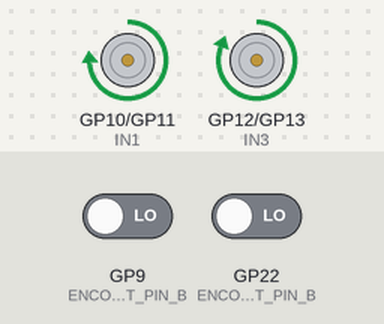
Recording of a sketch running on a simulated Raspberry Pi Pico. Parts: motor-driver pin pairs drawn as motors (green arrow = first pin HIGH = forward, orange = second pin HIGH = backward, longer = more drive, scaled by the enable pin). The test bench sets the inputs (shaded band); at power-on: GP9 (ENCODERRIGHT_PIN_B) LOW, GP22 (ENCODERLEFT_PIN_B) LOW.

Above: at 0.2 s.
Timing chart, 0 to 1.7 s (numbered marks = the images above):
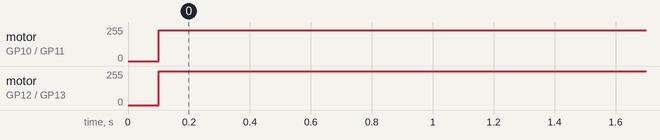

Measured:
- by itself, motor on GP10 (IN1) / GP11 (IN2): stopped → forward 230/255 at 0.10 s
- by itself, motor on GP12 (IN3) / GP13 (IN4): stopped → forward 255/255 at 0.10 s

The sketch:

motors-encoders_neeeil-it.ino
```cpp
#include <Arduino.h>
#include <math.h>
#include "pico/multicore.h"

// Motor movement
#define IN1 10
#define IN2 11
#define IN3 12
#define IN4 13
#define ENA 14
#define ENB 15

// Encoder pins
#define ENCODERLEFT_PIN_A 21
#define ENCODERLEFT_PIN_B 22
#define ENCODERRIGHT_PIN_A 8
#define ENCODERRIGHT_PIN_B 9


// Timer variables to avoid using the function delay()
typedef struct{
  uint32_t curr_time = 0;             // Current time since beginning of the execution
  uint32_t loop_interval = 100;       // Interval between each loop iteration
  uint32_t last_loop_time = 0;        // Time of the last loop iteration
} TIME_CTRL;

// Robot position and orientation
typedef struct {
  float x=0, y=0, theta=0;            // Position in x, y and orientation according wall
} POSE;

// Motor control
typedef struct {
  float vel_left, vel_right;          // Current velocity for both motors
  float pwm_offset=50;                // Minimum pwm to avoid motors not moving
  float pwm_left, pwm_right;          // PWM values for both motors
  float vel_2_pwm=255/100;            // Conversion factor from velocity to PWM in percentage
  float slip_compensation=1;          // How much the right motor is faster than the left motor
} MOTORS;


// Tick counter for encoders
volatile int encoderLeftCount = 0;
volatile int encoderRightCount = 0;

// Create global instance of the classes
POSE robot_pose;
MOTORS motors;
TIME_CTRL time_ctrl;


/**
 * Converts velocity to PWM values for both motors.
 * PWM value is calculated based on the velocity, slip compensation, and velocity-to-PWM conversion factor.
 * The calculated PWM value is constrained between the PWM offset and 255.
 */
void vel_to_pwm() {
  if (motors.vel_left == 0)
    motors.pwm_left = 0;
  else
    motors.pwm_left = constrain(motors.pwm_offset + (2-motors.slip_compensation) * abs(motors.vel_left) * motors.vel_2_pwm,motors.pwm_offset,255);

  if (motors.vel_right == 0)
    motors.pwm_right = 0;
  else
    motors.pwm_right = constrain(motors.pwm_offset + motors.slip_compensation * abs(motors.vel_right) * motors.vel_2_pwm,motors.pwm_offset,255);

}


/**
 * Resets the motor values to zero.
 *
 * @param motors The MOTORS struct containing the motor values.
 */
void reset_motors(MOTORS& motors) {
  motors.vel_left = 0;
  motors.vel_right = 0;
  motors.pwm_left = 0;
  motors.pwm_right = 0;
}

/**
 * Initializes the motors.
 * Sets the initial values for velocity, PWM, slip compensation, and velocity to PWM conversion.
 * Configures the pin modes for motor control.
 */
void init_motors() {
  motors.vel_left = 0;
  motors.vel_right = 0;
  motors.pwm_left = 0;
  motors.pwm_right = 0;
  motors.slip_compensation = 1.10;  // Right / Left
  motors.vel_2_pwm = 255/100;

  pinMode(IN1, OUTPUT);
  pinMode(IN2, OUTPUT);
  pinMode(IN3, OUTPUT);
  pinMode(IN4, OUTPUT);
  pinMode(ENA, OUTPUT);
  pinMode(ENB, OUTPUT);
}


/**
 * Counts the ticks of the motors
 * The following functions deal with the counting of the encoders' ticks.
 * They run on a different core to avoid missing ticks.
 */
  void encoderRightISR() {
    if (digitalRead(ENCODERRIGHT_PIN_B)) {
      encoderRightCount--;
    } else {
      encoderRightCount++;
    }
  }

  void encoderLeftISR() { // Define the encoderLeftISR function
    if (digitalRead(ENCODERLEFT_PIN_B)) {
      encoderLeftCount++;
    } else {
      encoderLeftCount--;
    }
  }

  void encoderISR() {
    while (1) {
      encoderRightISR();
      encoderLeftISR();
    }
  }

  void reset_encoders(){
    encoderRightCount = 0;
    encoderLeftCount = 0;
  }


/**
 * Initializes the encoders.
 * This function launches the `encoderISR` function on core 1.
 */
void init_encoders() {
  multicore_launch_core1(encoderISR);
}

/**
 * Initializes the robot's pose.
 * Sets the initial values for the robot's position and orientation.
 */
void init_pose() {
  robot_pose.x = 0;
  robot_pose.y = 0;
  robot_pose.theta = 0;
}

/**
 * @brief Initializes the Raspberry Pi Pico W board and sets up the initial configuration.
 *
 * This function is called only once when the Arduino board is powered on or reset.
 * It initializes the serial communication, motor drivers, encoders, and pose.
 * It also resets the encoder values to zero.
 */
void setup() {
  Serial.begin(115200);

  init_motors();
  init_encoders();
  init_pose();

  reset_encoders();
}


/**
 * Sets the outputs for controlling the motors based on the current velocity values.
 * This function determines the direction (rotating front or backwards) of each motor and sets the corresponding input pins accordingly.
 * It also sets the PWM values for each motor to control their speed.
 */
void set_outputs() {
  vel_to_pwm();
  if (motors.vel_left > 0) {
    digitalWrite(IN1, HIGH);
    digitalWrite(IN2, LOW);
  } else {
    digitalWrite(IN1, LOW);
    digitalWrite(IN2, HIGH);
  }

  if (motors.vel_right > 0) {
    digitalWrite(IN3, HIGH);
    digitalWrite(IN4, LOW);
  } else {
    digitalWrite(IN3, LOW);
    digitalWrite(IN4, HIGH);
  }

  analogWrite(ENA, motors.pwm_left);
  analogWrite(ENB, motors.pwm_right);
}


/**
 * The main loop function of the program.
 * This function is called repeatedly in an infinite loop.
 * It updates the current time, checks if the loop interval has passed,
 * sets the motor velocities, updates the outputs, and resets the encoders.
 */
void loop()
{
    // Regarding timers, function delay() should be avoided
    time_ctrl.curr_time = millis();
    if (time_ctrl.curr_time - time_ctrl.last_loop_time >= time_ctrl.loop_interval) {
      time_ctrl.last_loop_time = time_ctrl.curr_time;
      // Define the robot's movement
      motors.vel_left=100;
      motors.vel_right=100;
      // Set the outputs
      set_outputs();
      // Reset counters
      reset_encoders();
    }
}
```
